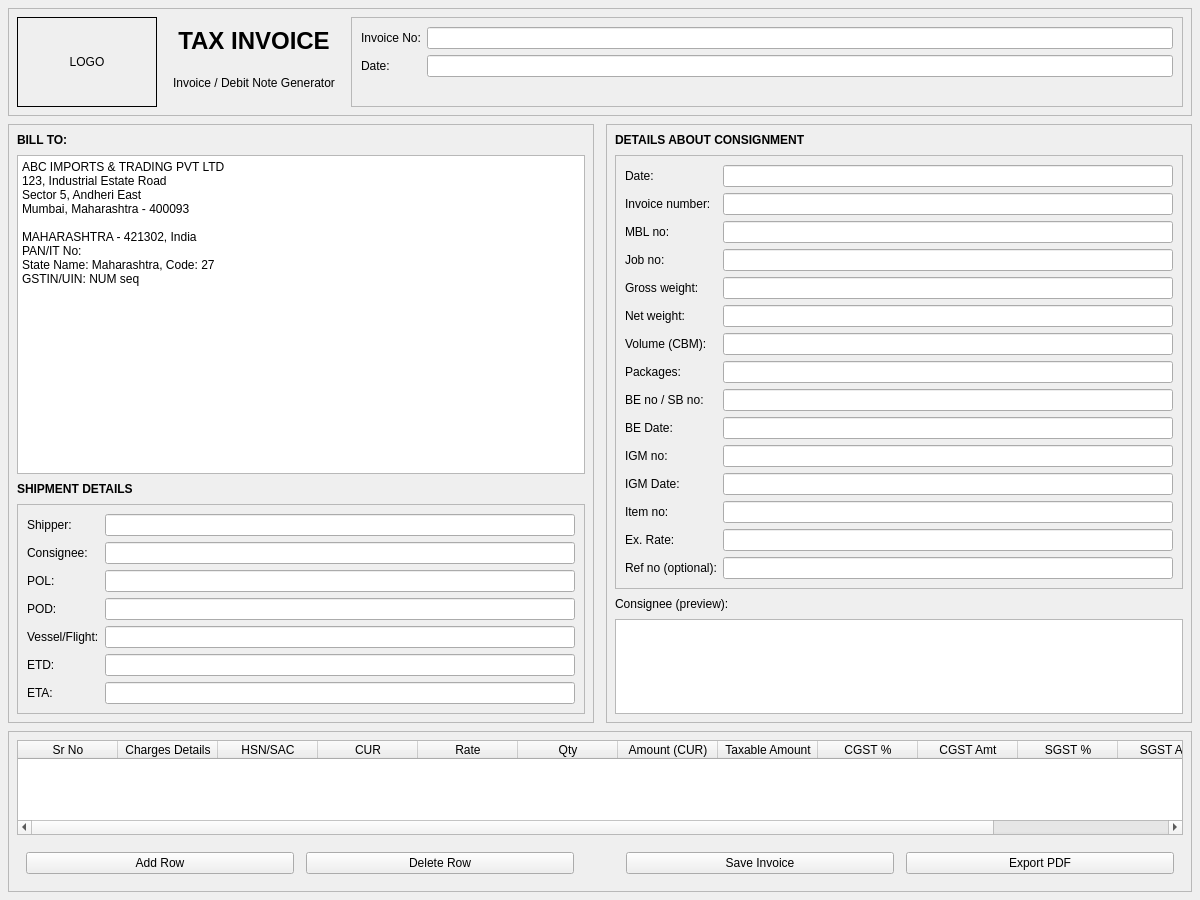
<?xml version="1.0" encoding="UTF-8"?>
<ui version="4.0">
 <class>InvoiceForm</class>
 <widget class="QWidget" name="InvoiceForm">
  <property name="geometry">
   <rect>
    <x>0</x>
    <y>0</y>
    <width>1200</width>
    <height>900</height>
   </rect>
  </property>
  <property name="windowTitle">
   <string>InvoiceForm</string>
  </property>
  <layout class="QVBoxLayout" name="verticalLayout_root">
   <property name="spacing">
    <number>8</number>
   </property>
   <property name="margin">
    <number>8</number>
   </property>

   <!-- Top row: invoice basic info -->
   <item>
    <widget class="QFrame" name="frameTopInfo">
     <property name="frameShape">
      <enum>QFrame::StyledPanel</enum>
     </property>
     <layout class="QHBoxLayout" name="horizontalLayout_topinfo">
      <property name="spacing"><number>10</number></property>
      <property name="margin"><number>8</number></property>

      <!-- Logo placeholder -->
      <item>
       <widget class="QLabel" name="labelLogo">
        <property name="minimumSize">
         <size>
          <width>140</width>
          <height>90</height>
         </size>
        </property>
        <property name="frameShape">
         <enum>QFrame::Box</enum>
        </property>
        <property name="text">
         <string>LOGO</string>
        </property>
        <property name="alignment">
         <set>Qt::AlignCenter</set>
        </property>
       </widget>
      </item>

      <!-- Center title -->
      <item>
       <widget class="QFrame" name="frameTitle">
        <layout class="QVBoxLayout" name="verticalLayout_title">
         <property name="margin"><number>6</number></property>
         <item>
          <widget class="QLabel" name="labelTitle">
           <property name="text">
            <string>TAX INVOICE</string>
           </property>
           <property name="font">
            <font>
             <pointsize>18</pointsize>
             <weight>75</weight>
             <bold>true</bold>
            </font>
           </property>
           <property name="alignment">
            <set>Qt::AlignCenter</set>
           </property>
          </widget>
         </item>
         <item>
          <widget class="QLabel" name="labelSubTitle">
           <property name="text">
            <string>Invoice / Debit Note Generator</string>
           </property>
           <property name="alignment">
            <set>Qt::AlignCenter</set>
           </property>
          </widget>
         </item>
        </layout>
       </widget>
      </item>

      <!-- Invoice meta -->
      <item>
       <widget class="QFrame" name="frameInvoiceMeta">
        <property name="frameShape">
         <enum>QFrame::StyledPanel</enum>
        </property>
        <layout class="QFormLayout" name="formLayout_meta">
         <property name="labelAlignment">
          <set>Qt::AlignLeft</set>
         </property>
         <property name="formAlignment">
          <set>Qt::AlignLeft</set>
         </property>
         <item row="0" column="0">
          <widget class="QLabel" name="labelInvNoMeta">
           <property name="text">
            <string>Invoice No:</string>
           </property>
          </widget>
         </item>
         <item row="0" column="1">
          <widget class="QLineEdit" name="leInvoiceNo"/>
         </item>
         <item row="1" column="0">
          <widget class="QLabel" name="labelDateMeta">
           <property name="text">
            <string>Date:</string>
           </property>
          </widget>
         </item>
         <item row="1" column="1">
          <widget class="QLineEdit" name="leDate"/>
         </item>
        </layout>
       </widget>
      </item>

     </layout>
    </widget>
   </item>

   <!-- BIG section: left Bill To + shipping details, right Consignment details -->
   <item>
    <layout class="QHBoxLayout" name="horizontalLayout_mainSections">
     <property name="spacing"><number>12</number></property>

     <!-- LEFT COLUMN -->
     <item>
      <widget class="QFrame" name="frameLeftColumn">
       <property name="frameShape">
        <enum>QFrame::StyledPanel</enum>
       </property>
       <layout class="QVBoxLayout" name="verticalLayout_left">
        <property name="spacing"><number>8</number></property>
        <property name="margin"><number>8</number></property>

        <!-- BILL TO header -->
        <item>
         <widget class="QLabel" name="labelBillToTitle">
          <property name="text">
           <string>BILL TO:</string>
          </property>
          <property name="font">
           <font>
            <weight>75</weight>
            <bold>true</bold>
           </font>
          </property>
         </widget>
        </item>

        <!-- BILL TO editable text (prefilled with fake company and then required lines) -->
        <item>
         <widget class="QTextEdit" name="teBillTo">
          <property name="plainText">
           <string>ABC IMPORTS &amp; TRADING PVT LTD
123, Industrial Estate Road
Sector 5, Andheri East
Mumbai, Maharashtra - 400093

MAHARASHTRA - 421302, India
PAN/IT No:
State Name: Maharashtra, Code: 27
GSTIN/UIN: NUM seq</string>
          </property>
         </widget>
        </item>

        <!-- Shipping Details title -->
        <item>
         <widget class="QLabel" name="labelShippingTitle">
          <property name="text">
           <string>SHIPMENT DETAILS</string>
          </property>
          <property name="font">
           <font>
            <weight>75</weight>
            <bold>true</bold>
           </font>
          </property>
         </widget>
        </item>

        <!-- Shipment details form -->
        <item>
         <widget class="QFrame" name="frameShipping">
          <property name="frameShape"><enum>QFrame::StyledPanel</enum></property>
          <layout class="QFormLayout" name="formLayout_shipping">
           <property name="labelAlignment"><set>Qt::AlignLeft</set></property>
           <property name="formAlignment"><set>Qt::AlignLeft</set></property>

           <item row="0" column="0">
            <widget class="QLabel" name="labelShipper">
             <property name="text"><string>Shipper:</string></property>
            </widget>
           </item>
           <item row="0" column="1">
            <widget class="QLineEdit" name="leShipper"/>
           </item>

           <item row="1" column="0">
            <widget class="QLabel" name="labelShipConsignee">
             <property name="text"><string>Consignee:</string></property>
            </widget>
           </item>
           <item row="1" column="1">
            <widget class="QLineEdit" name="leShipConsignee"/>
           </item>

           <item row="2" column="0">
            <widget class="QLabel" name="labelPOL">
             <property name="text"><string>POL:</string></property>
            </widget>
           </item>
           <item row="2" column="1">
            <widget class="QLineEdit" name="lePOL"/>
           </item>

           <item row="3" column="0">
            <widget class="QLabel" name="labelPOD">
             <property name="text"><string>POD:</string></property>
            </widget>
           </item>
           <item row="3" column="1">
            <widget class="QLineEdit" name="lePOD"/>
           </item>

           <item row="4" column="0">
            <widget class="QLabel" name="labelVessel">
             <property name="text"><string>Vessel/Flight:</string></property>
            </widget>
           </item>
           <item row="4" column="1">
            <widget class="QLineEdit" name="leVessel"/>
           </item>

           <item row="5" column="0">
            <widget class="QLabel" name="labelETD">
             <property name="text"><string>ETD:</string></property>
            </widget>
           </item>
           <item row="5" column="1">
            <widget class="QLineEdit" name="leETD"/>
           </item>

           <item row="6" column="0">
            <widget class="QLabel" name="labelETA">
             <property name="text"><string>ETA:</string></property>
            </widget>
           </item>
           <item row="6" column="1">
            <widget class="QLineEdit" name="leETA"/>
           </item>

          </layout>
         </widget>
        </item>

       </layout>
      </widget>
     </item>

     <!-- RIGHT COLUMN -->
     <item>
      <widget class="QFrame" name="frameRightColumn">
       <property name="frameShape">
        <enum>QFrame::StyledPanel</enum>
       </property>
       <layout class="QVBoxLayout" name="verticalLayout_right">
        <property name="spacing"><number>8</number></property>
        <property name="margin"><number>8</number></property>

        <item>
         <widget class="QLabel" name="labelConsignmentTitle">
          <property name="text">
           <string>DETAILS ABOUT CONSIGNMENT</string>
          </property>
          <property name="font">
           <font>
            <weight>75</weight>
            <bold>true</bold>
           </font>
          </property>
         </widget>
        </item>

        <item>
         <widget class="QFrame" name="frameConsignmentForm">
          <property name="frameShape"><enum>QFrame::StyledPanel</enum></property>
          <layout class="QFormLayout" name="formLayout_consignment">
           <property name="labelAlignment"><set>Qt::AlignLeft</set></property>
           <property name="formAlignment"><set>Qt::AlignLeft</set></property>

           <item row="0" column="0">
            <widget class="QLabel" name="labelCDate">
             <property name="text"><string>Date:</string></property>
            </widget>
           </item>
           <item row="0" column="1">
            <widget class="QLineEdit" name="leCDate"/>
           </item>

           <item row="1" column="0">
            <widget class="QLabel" name="labelCInvNo">
             <property name="text"><string>Invoice number:</string></property>
            </widget>
           </item>
           <item row="1" column="1">
            <widget class="QLineEdit" name="leCInvNo"/>
           </item>

           <item row="2" column="0">
            <widget class="QLabel" name="labelMBL">
             <property name="text"><string>MBL no:</string></property>
            </widget>
           </item>
           <item row="2" column="1">
            <widget class="QLineEdit" name="leMBL"/>
           </item>

           <item row="3" column="0">
            <widget class="QLabel" name="labelJob">
             <property name="text"><string>Job no:</string></property>
            </widget>
           </item>
           <item row="3" column="1">
            <widget class="QLineEdit" name="leJob"/>
           </item>

           <item row="4" column="0">
            <widget class="QLabel" name="labelGross">
             <property name="text"><string>Gross weight:</string></property>
            </widget>
           </item>
           <item row="4" column="1">
            <widget class="QLineEdit" name="leGross"/>
           </item>

           <item row="5" column="0">
            <widget class="QLabel" name="labelNet">
             <property name="text"><string>Net weight:</string></property>
            </widget>
           </item>
           <item row="5" column="1">
            <widget class="QLineEdit" name="leNet"/>
           </item>

           <item row="6" column="0">
            <widget class="QLabel" name="labelVolume">
             <property name="text"><string>Volume (CBM):</string></property>
            </widget>
           </item>
           <item row="6" column="1">
            <widget class="QLineEdit" name="leVolume"/>
           </item>

           <item row="7" column="0">
            <widget class="QLabel" name="labelPackages">
             <property name="text"><string>Packages:</string></property>
            </widget>
           </item>
           <item row="7" column="1">
            <widget class="QLineEdit" name="lePackages"/>
           </item>

           <item row="8" column="0">
            <widget class="QLabel" name="labelBE">
             <property name="text"><string>BE no / SB no:</string></property>
            </widget>
           </item>
           <item row="8" column="1">
            <widget class="QLineEdit" name="leBE"/>
           </item>

           <item row="9" column="0">
            <widget class="QLabel" name="labelBEDate">
             <property name="text"><string>BE Date:</string></property>
            </widget>
           </item>
           <item row="9" column="1">
            <widget class="QLineEdit" name="leBEDate"/>
           </item>

           <item row="10" column="0">
            <widget class="QLabel" name="labelIGM">
             <property name="text"><string>IGM no:</string></property>
            </widget>
           </item>
           <item row="10" column="1">
            <widget class="QLineEdit" name="leIGM"/>
           </item>

           <item row="11" column="0">
            <widget class="QLabel" name="labelIGMDate">
             <property name="text"><string>IGM Date:</string></property>
            </widget>
           </item>
           <item row="11" column="1">
            <widget class="QLineEdit" name="leIGMDate"/>
           </item>

           <item row="12" column="0">
            <widget class="QLabel" name="labelItemNo">
             <property name="text"><string>Item no:</string></property>
            </widget>
           </item>
           <item row="12" column="1">
            <widget class="QLineEdit" name="leItem"/>
           </item>

           <item row="13" column="0">
            <widget class="QLabel" name="labelExRate">
             <property name="text"><string>Ex. Rate:</string></property>
            </widget>
           </item>
           <item row="13" column="1">
            <widget class="QLineEdit" name="leExRate"/>
           </item>

           <item row="14" column="0">
            <widget class="QLabel" name="labelRef">
             <property name="text"><string>Ref no (optional):</string></property>
            </widget>
           </item>
           <item row="14" column="1">
            <widget class="QLineEdit" name="leRef"/>
           </item>

          </layout>
         </widget>
        </item>

        <!-- Consignee preview -->
        <item>
         <widget class="QLabel" name="labelConsigneePreview">
          <property name="text"><string>Consignee (preview):</string></property>
         </widget>
        </item>
        <item>
         <widget class="QTextEdit" name="teConsignee"/>
        </item>

       </layout>
      </widget>
     </item>

    </layout>
   </item>

   <!-- Items table -->
   <item>
    <widget class="QFrame" name="frameTableArea">
     <property name="frameShape"><enum>QFrame::StyledPanel</enum></property>
     <layout class="QVBoxLayout" name="verticalLayout_tableArea">
      <property name="margin"><number>8</number></property>
      <property name="spacing"><number>8</number></property>

      <item>
       <widget class="QTableWidget" name="tableItems">
        <property name="columnCount"><number>13</number></property>
        <property name="rowCount"><number>0</number></property>
        <property name="sortingEnabled"><bool>false</bool></property>
        <column>
         <property name="text"><string>Sr No</string></property>
        </column>
        <column>
         <property name="text"><string>Charges Details</string></property>
        </column>
        <column>
         <property name="text"><string>HSN/SAC</string></property>
        </column>
        <column>
         <property name="text"><string>CUR</string></property>
        </column>
        <column>
         <property name="text"><string>Rate</string></property>
        </column>
        <column>
         <property name="text"><string>Qty</string></property>
        </column>
        <column>
         <property name="text"><string>Amount (CUR)</string></property>
        </column>
        <column>
         <property name="text"><string>Taxable Amount</string></property>
        </column>
        <column>
         <property name="text"><string>CGST %</string></property>
        </column>
        <column>
         <property name="text"><string>CGST Amt</string></property>
        </column>
        <column>
         <property name="text"><string>SGST %</string></property>
        </column>
        <column>
         <property name="text"><string>SGST Amt</string></property>
        </column>
        <column>
         <property name="text"><string>Total Amount</string></property>
        </column>
       </widget>
      </item>

      <!-- Table control buttons -->
      <item>
       <widget class="QFrame" name="frameTableButtons">
        <layout class="QHBoxLayout" name="horizontalLayout_tableButtons">
         <property name="spacing"><number>12</number></property>

         <item>
          <widget class="QPushButton" name="btnAddRow">
           <property name="text"><string>Add Row</string></property>
          </widget>
         </item>
         <item>
          <widget class="QPushButton" name="btnDelRow">
           <property name="text"><string>Delete Row</string></property>
          </widget>
         </item>

         <item>
          <spacer name="spacer_tableButtons">
           <property name="sizeHint">
            <size>
             <width>40</width>
             <height>20</height>
            </size>
           </property>
           <property name="sizePolicy">
            <sizepolicy>
             <hor>QSizePolicy.Expanding</hor>
             <ver>QSizePolicy.Fixed</ver>
            </sizepolicy>
           </property>
          </spacer>
         </item>

         <item>
          <widget class="QPushButton" name="btnSave">
           <property name="text"><string>Save Invoice</string></property>
          </widget>
         </item>
         <item>
          <widget class="QPushButton" name="btnExportPDF">
           <property name="text"><string>Export PDF</string></property>
          </widget>
         </item>

        </layout>
       </widget>
      </item>

     </layout>
    </widget>
   </item>

  </layout>
 </widget>
 <resources/>
 <connections/>
</ui>
